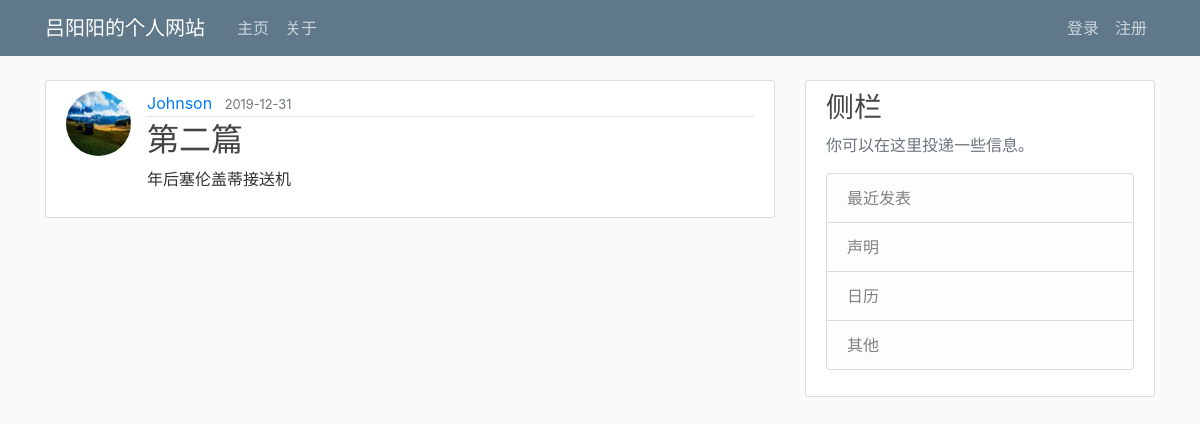
Screenshot of /post/post/4 with the database file from the repository.
### app/models.py (models this page shows, shortened)
class User(db.Model, UserMixin):
    id = db.Column(db.Integer, primary_key=True)
    username = db.Column(db.String(20), unique=True, nullable=False)
    email = db.Column(db.String(120), unique=True, nullable=False)
    image_file = db.Column(db.String(20), nullable=False, default='default.jpg')
    password = db.Column(db.String(60), nullable=False)
    posts = db.relationship('Post', backref='author', lazy=True)

class Post(db.Model):
    id = db.Column(db.Integer, primary_key=True)
    title = db.Column(db.String(100), nullable=False)
    date_posted = db.Column(db.DateTime, nullable=False, default=datetime.utcnow)
    content = db.Column(db.Text, nullable=False)
    user_id = db.Column(db.Integer, db.ForeignKey('user.id'), nullable=False)

### app/posts/routes.py (the view)
@post.route("/post/<int:post_id>")
def post(post_id):
    post = Post.query.get_or_404(post_id)
    return render_template('post.html', title=post.title, post=post)

### app/templates/post.html (shortened to what this page needs)
{% extends "layout.html" %}
{% block content %}
  <article class="media content-section">
    <img class="rounded-circle article-img" src="{{ url_for('static', filename='profile_pics/' + post.author.image_file) }}">
    <div class="media-body">
      <div class="article-metadata">
        <a class="mr-2" href="#">{{ post.author.username }}</a>
        <small class="text-muted">{{ post.date_posted.strftime('%Y-%m-%d') }}</small>
      </div>
      <h2 class="article-title">{{ post.title }}</h2>
      <p class="article-content">{{ post.content }}</p>
    </div>
  </article>
{% endblock content %}

### app/static/main.css (style rules this page uses)
body { background: #fafafa; color: #333333; margin-top: 5rem; }
h1, h2, h3, h4, h5, h6 { color: #444444; }
.content-section { background: #ffffff; padding: 10px 20px; border: 1px solid #dddddd; border-radius: 3px; margin-bottom: 20px; }
.article-title { color: #444444; }
.article-content { white-space: pre-line; }
.article-img { height: 65px; width: 65px; margin-right: 16px; }
.article-metadata { padding-bottom: 1px; margin-bottom: 4px; border-bottom: 1px solid #e3e3e3 }

### rows the page displays
User: image_file (picture), author.username "Johnson"
Post: date_posted "2019-12-31", title "第二篇", content "年后塞伦盖蒂接送机"
